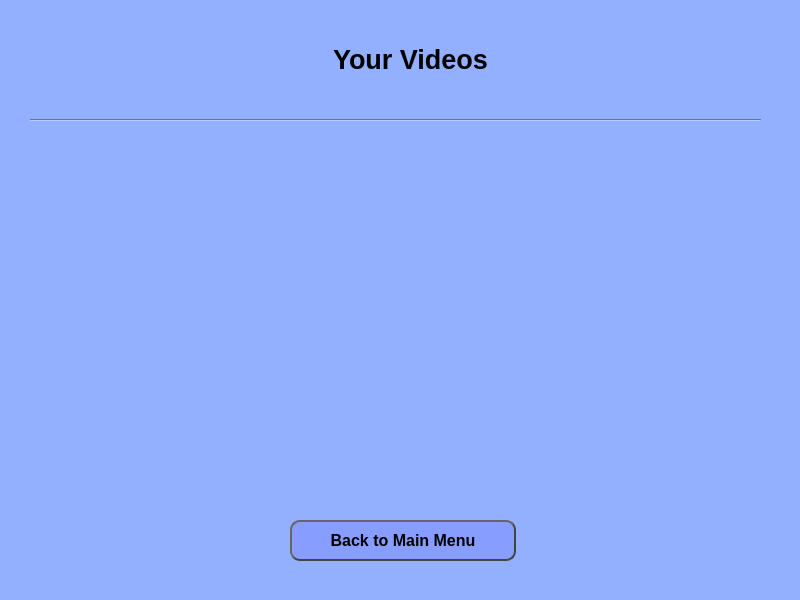
<?xml version="1.0" encoding="UTF-8"?>
<ui version="4.0">
 <class>ResultsWindow</class>
 <widget class="QMainWindow" name="ResultsWindow">
  <property name="geometry">
   <rect>
    <x>0</x>
    <y>0</y>
    <width>800</width>
    <height>600</height>
   </rect>
  </property>
  <property name="windowTitle">
   <string>MainWindow</string>
  </property>
  <property name="styleSheet">
   <string notr="true">background-color: rgb(147, 176, 255);</string>
  </property>
  <widget class="QWidget" name="centralwidget">
   <widget class="QPushButton" name="pushButton">
    <property name="geometry">
     <rect>
      <x>290</x>
      <y>520</y>
      <width>226</width>
      <height>41</height>
     </rect>
    </property>
    <property name="styleSheet">
     <string notr="true">QPushButton {
    background-color: rgb(135, 157, 255);
	color: black;
    border-style: outset;
    border-width: 2px;
    border-radius: 10px;
    border-color: rgb(68, 68, 68);
    font: bold 16px;
    min-width: 10em;
    padding: 6px;
}
QPushButton:hover {
    background-color: rgb(115, 138, 235);
}
QPushButton:pressed {
    background-color: rgb(89, 105, 168);
    border-style: inset;
}</string>
    </property>
    <property name="text">
     <string>Back to Main Menu</string>
    </property>
   </widget>
   <widget class="QTextBrowser" name="textBrowser_2">
    <property name="geometry">
     <rect>
      <x>240</x>
      <y>40</y>
      <width>341</width>
      <height>51</height>
     </rect>
    </property>
    <property name="styleSheet">
     <string notr="true">color: black;
border: none;</string>
    </property>
    <property name="html">
     <string>&lt;!DOCTYPE HTML PUBLIC &quot;-//W3C//DTD HTML 4.0//EN&quot; &quot;http://www.w3.org/TR/REC-html40/strict.dtd&quot;&gt;
&lt;html&gt;&lt;head&gt;&lt;meta name=&quot;qrichtext&quot; content=&quot;1&quot; /&gt;&lt;meta charset=&quot;utf-8&quot; /&gt;&lt;style type=&quot;text/css&quot;&gt;
p, li { white-space: pre-wrap; }
hr { height: 1px; border-width: 0; }
li.unchecked::marker { content: &quot;\2610&quot;; }
li.checked::marker { content: &quot;\2612&quot;; }
&lt;/style&gt;&lt;/head&gt;&lt;body style=&quot; font-family:'Segoe UI'; font-size:9pt; font-weight:400; font-style:normal;&quot;&gt;
&lt;p align=&quot;center&quot; style=&quot; margin-top:0px; margin-bottom:0px; margin-left:0px; margin-right:0px; -qt-block-indent:0; text-indent:0px;&quot;&gt;&lt;span style=&quot; font-family:'Trebuchet MS','sans-serif'; font-size:20pt; font-weight:700;&quot;&gt;Your Videos&lt;/span&gt;&lt;/p&gt;&lt;/body&gt;&lt;/html&gt;</string>
    </property>
   </widget>
   <widget class="Line" name="line">
    <property name="geometry">
     <rect>
      <x>30</x>
      <y>110</y>
      <width>731</width>
      <height>20</height>
     </rect>
    </property>
    <property name="orientation">
     <enum>Qt::Horizontal</enum>
    </property>
   </widget>
  </widget>
 </widget>
 <resources/>
 <connections/>
</ui>
